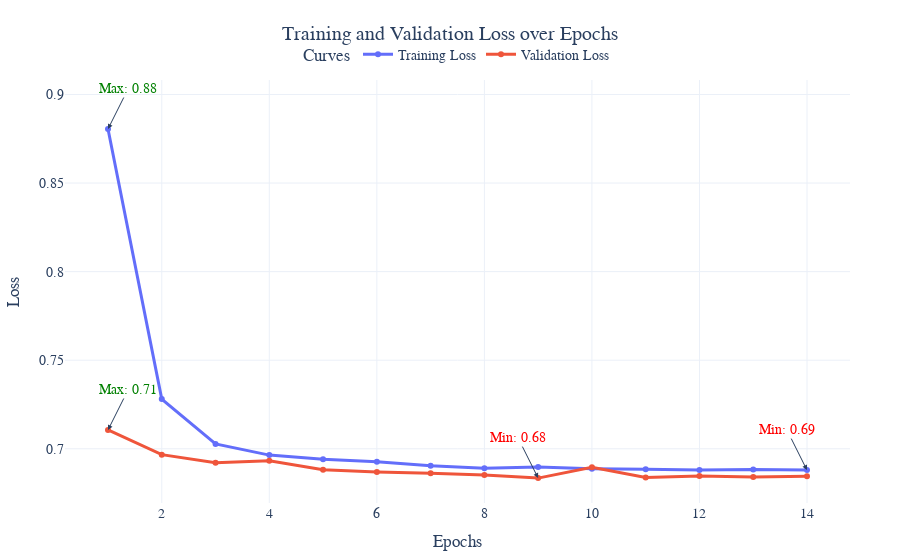

Notebook source saved alongside this figure:
### Code cell
trainer = Trainer(
    config=TrainerConfig(
        optimizer="adam",
        criterion="cross_entropy",
        learning_rate=1e-3,
        weight_decay=1e-5,
        batch_size=128,
        early_stopping_patience=5,
        save_weights_path="./models/mlp_adult.pth"
    ),
    model= model
)

# Train the model
trainer.train(train_dataset, val_dataset, epochs=20)

### Figure 1 — Plotly figure (JSON) as saved in the notebook; plotly's stock layout.template omitted (floating-point values rounded to 4 significant figures)
{"data": [{"hovertemplate": "%{x}, %{y}<extra>Training Loss</extra>", "line": {"width": 3}, "marker": {"size": 6}, "mode": "lines+markers", "name": "Training Loss", "type": "scatter", "x": [1, 2, 3, 4, 5, 6, 7, 8, 9, 10, 11, 12, 13, 14, 15, 16, 17, 18, 19, 20], "y": [0.8805, 0.728, 0.7028, 0.6964, 0.6941, 0.6926, 0.6904, 0.689, 0.6897, 0.6888, 0.6885, 0.688, 0.6883, 0.6879]}, {"hovertemplate": "%{x}, %{y}<extra>Validation Loss</extra>", "line": {"width": 3}, "marker": {"size": 6}, "mode": "lines+markers", "name": "Validation Loss", "type": "scatter", "x": [1, 2, 3, 4, 5, 6, 7, 8, 9, 10, 11, 12, 13, 14, 15, 16, 17, 18, 19, 20], "y": [0.7106, 0.6967, 0.6921, 0.6933, 0.6881, 0.6868, 0.6861, 0.6852, 0.6834, 0.6896, 0.6837, 0.6846, 0.6841, 0.6845]}], "layout": {"annotations": [{"arrowhead": 2, "ax": -20, "ay": -40, "font": {"color": "red"}, "showarrow": true, "text": "Min: 0.69", "x": 14, "y": 0.6879}, {"arrowhead": 2, "ax": 20, "ay": -40, "font": {"color": "green"}, "showarrow": true, "text": "Max: 0.88", "x": 1, "y": 0.8805}, {"arrowhead": 2, "ax": -20, "ay": -40, "font": {"color": "red"}, "showarrow": true, "text": "Min: 0.68", "x": 9, "y": 0.6834}, {"arrowhead": 2, "ax": 20, "ay": -40, "font": {"color": "green"}, "showarrow": true, "text": "Max: 0.71", "x": 1, "y": 0.7106}], "font": {"family": "Arial, sans-serif", "size": 14}, "legend": {"orientation": "h", "title": {"text": "Curves"}, "x": 0.5, "xanchor": "center", "y": 1.02, "yanchor": "bottom"}, "margin": {"b": 50, "l": 50, "r": 50, "t": 80}, "title": {"text": "Training and Validation Loss over Epochs", "x": 0.5, "xanchor": "center"}, "xaxis": {"title": {"text": "Epochs"}}, "yaxis": {"title": {"text": "Loss"}}}}
